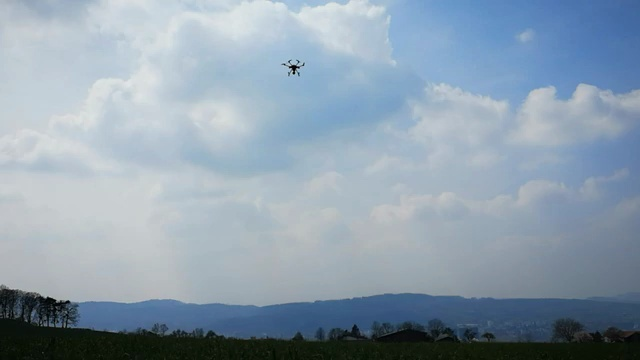
#> input picture mydetector/src/mydetector/downloads/detections/Drone Tracking 1/frame_0001.jpg, 640 x 360 px
$ python drone_tracker.py
#> lines starting #> are read from the running program, lines starting #| are printed output that depends on the picture; after the words box and inside, x2 and y2 are one past the last pixel; in counts of white or black regions, pixels touching at a corner belong together
"""Drone Tracking with Kalman Filter.

This module implements a Kalman filter-based tracking system for drones in videos.
It processes multiple videos from an input directory, applies Kalman filtering
based on provided detections, and generates output videos with tracked drone
trajectories and bounding boxes.

The module requires detection data in JPG format for each input video.

Dependencies:
- OpenCV (cv2)
- NumPy
- filterpy

Usage:
    Update the input_dir, output_dir, and detections_dir in the main() function,
    then run the script.

Author: [Your Name]
Date: [Current Date]
"""

import logging
import os
from pathlib import Path

import cv2
import numpy as np
from filterpy.common import Q_discrete_white_noise
from filterpy.kalman import KalmanFilter

# Set up logging
logging.basicConfig(
    level=logging.INFO, format="%(asctime)s - %(levelname)s - %(message)s"
)
logger = logging.getLogger(__name__)


def setup_kalman_filter():  # noqa: ANN201
    """Set up the Kalman filter for 2D tracking.

    Returns
    -------
        KalmanFilter: Initialized Kalman filter object for 2D tracking.

    The filter is set up with the following parameters:
    - 4D state vector (x, y, dx, dy)
    - 2D measurement vector (x, y)
    - Constant velocity model

    """
    kf = KalmanFilter(dim_x=4, dim_z=2)
    dt = 1.0  # time step

    kf.F = np.array(
        [[1, 0, dt, 0], [0, 1, 0, dt], [0, 0, 1, 0], [0, 0, 0, 1]]
    )  # state transition matrix

    kf.H = np.array([[1, 0, 0, 0], [0, 1, 0, 0]])  # measurement function

    kf.R = np.eye(2) * 50  # measurement noise
    kf.Q = Q_discrete_white_noise(dim=4, dt=dt, var=0.1)  # process noise

    kf.P *= 1000  # initial state uncertainty
    kf.x = np.zeros((4, 1))  # initial state estimate

    return kf


def process_video(video_path, detections, output_path) -> None:  # noqa: D417, ANN001
    """Process a single video with Kalman filter tracking.

    Args:
    ----
        video_path (str): Path to the input video file.
        detections (dict): Dictionary of detections for each frame.
        output_path (str): Path to save the processed video.

    This function applies Kalman filter tracking to the drone detections,
    draws bounding boxes and trajectories, and saves the processed video.

    """
    cap = cv2.VideoCapture(video_path)
    width = int(cap.get(cv2.CAP_PROP_FRAME_WIDTH))
    height = int(cap.get(cv2.CAP_PROP_FRAME_HEIGHT))
    fps = int(cap.get(cv2.CAP_PROP_FPS))

    fourcc = cv2.VideoWriter_fourcc(*"mp4v")
    out = cv2.VideoWriter(output_path, fourcc, fps, (width, height))

    kf = setup_kalman_filter()
    trajectory = []
    frame_count = 0

    while cap.isOpened():
        ret, frame = cap.read()
        if not ret:
            break

        if str(frame_count) in detections:
            detections_for_frame = detections[str(frame_count)]
            for detection in detections_for_frame:
                x, y, w, h = detection
                center_x, center_y = x + w / 2, y + h / 2

                if not trajectory:  # First detection
                    kf.x = np.array([[center_x], [center_y], [0], [0]])

                z = np.array([[center_x], [center_y]])
                kf.update(z)

                # Draw bounding box
                cv2.rectangle(
                    frame, (int(x), int(y)), (int(x + w), int(y + h)), (0, 255, 0), 2
                )

        kf.predict()

        estimated_x, estimated_y = kf.x[0, 0], kf.x[1, 0]
        trajectory.append((int(estimated_x), int(estimated_y)))

        # Draw trajectory
        if len(trajectory) > 1:
            cv2.polylines(frame, [np.array(trajectory)], False, (0, 0, 255), 2)  # noqa: FBT003

        out.write(frame)
        frame_count += 1

    cap.release()
    out.release()
    logger.info(f"Processed video saved to {output_path}")  # noqa: G004


def process_videos_in_directory(input_dir, output_dir, detections_dir) -> None:  # noqa: D417, ANN001
    """Process all videos in the input directory and save results to the output directory.

    Args:
    ----
        input_dir (str): Path to the directory containing input videos.
        output_dir (str): Path to the directory where processed videos will be saved.
        detections_dir (str): Path to the directory containing detection JPG frames.

    This function iterates through all videos in the input directory, loads corresponding
    detection frames, processes each video with Kalman filter tracking, and saves the
    results in the output directory.

    """
    os.makedirs(output_dir, exist_ok=True)  # noqa: PTH103

    for video_file in os.listdir(input_dir):
        if video_file.endswith(
            (".mp4", ".avi", ".mov")
        ):  # Add more video formats if needed
            video_path = Path(input_dir) / video_file
            output_path = Path(output_dir) / f"tracked_{video_file}"

            # Get the video name without extension
            video_name = video_file.rsplit(".", 1)[0]

            # Path to the directory containing detection frames for this video
            video_detections_dir = Path(detections_dir) / video_name
            logger.info(f"The frames of detection is in :{video_detections_dir}")  # noqa: G004
            if video_detections_dir.is_dir():
                detections = load_detections_from_frames(video_detections_dir)
                if detections:
                    process_video(str(video_path), detections, str(output_path))
                else:
                    logger.warning(
                        f"No valid detections found for {video_file}. Skipping."  # noqa: G004
                    )
            else:
                logger.warning(
                    f"No detection directory found for {video_file}. Skipping."  # noqa: G004
                )


def load_detections_from_frames(detections_dir):  # noqa: ANN201, ANN001
    """Load detections from JPG frames in the given directory.

    Args:
    ----
        detections_dir (Path): Path to the directory containing detection JPG frames.

    Returns:
    -------
        dict: A dictionary of detections, where keys are frame numbers and values are
        ists of [x, y, width, height] for detected objects.

    """
    detections = {}
    for frame_file in sorted(detections_dir.glob("*.jpg")):
        frame_number = int(
            frame_file.stem.split("_")[-1]
        )  # Assuming format like "frame_0001.jpg"

        # Read the frame
        frame = cv2.imread(str(frame_file))
#> frame is the input picture: shape (360, 640, 3); mean B, G, R 173.2, 158.5, 141.4

        # Here, you need to implement or call your object detection function
        # This is a placeholder and needs to be replaced with your actual detection logic
        detected_objects = detect_objects_in_frame(frame)

        if detected_objects:
            detections[str(frame_number)] = detected_objects

    return detections


def detect_objects_in_frame(frame):  # noqa: ANN201, ANN001
    """Detect objects in a single frame.

    Args:
    ----
        frame (numpy.ndarray): The input frame as a numpy array.

    Returns:
    -------
        list: A list of [x, y, width, height] for each detected object.

    """
    # This is a placeholder function
    # You need to implement your object detection logic here
    # For example, you might use a pre-trained model like YOLO or SSD
    # Return a list of detections, where each detection is [x, y, width, height]
    # Placeholder implementation (replace with your actual detection code)
    gray = cv2.cvtColor(frame, cv2.COLOR_BGR2GRAY)
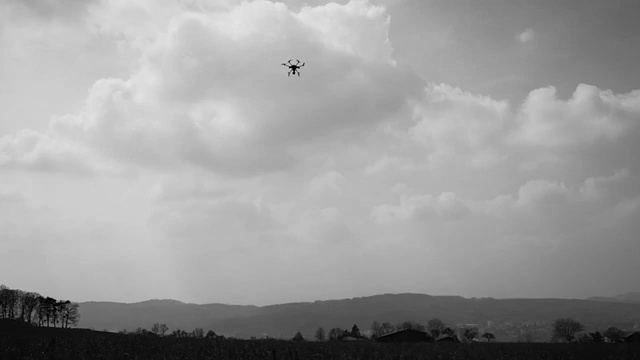
#> gray: shape (360, 640); min 0, max 229, mean 155
    _, binary = cv2.threshold(gray, 127, 255, cv2.THRESH_BINARY)
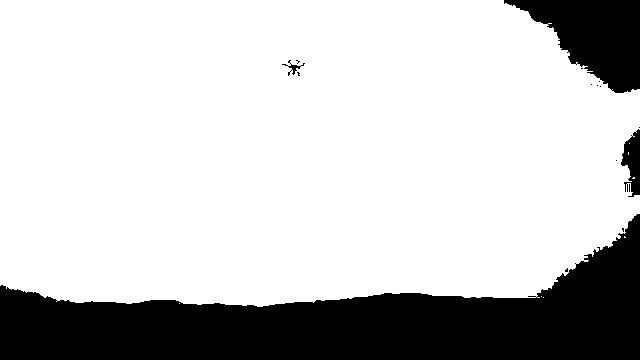
#> binary: shape (360, 640); 77.7% white; 16 black regions (12 under 20 px)
    contours, _ = cv2.findContours(binary, cv2.RETR_EXTERNAL, cv2.CHAIN_APPROX_SIMPLE)
#> contours = 8 contours, 7 with area under 20; largest, box (x1, y1, x2, y2) and area: (0, 0, 640, 307) 178282
    detections = []
    for contour in contours:
        x, y, w, h = cv2.boundingRect(contour)
        if w > 20 and h > 20:  # Adjust these thresholds as needed
            detections.append([x, y, w, h])
#> this loop made 8 passes
#> (x, y, w, h) on passes 1, 2, 3, 7, 8: (179, 303, 1, 1), (543, 297, 1, 1), (541, 296, 1, 1), (629, 143, 1, 1), (0, 0, 640, 307)
#> (contour, x, y, w, h) on passes 4 to 6: ([[624, 236], [624, 237], [625, 237]], 624, 236, 2, 2), ([[633, 177], [632, 178], [634, 178], [634, 177]], 632, 177, 3, 2), ([[628, 152], [628, 154]], 628, 152, 1, 3)
#> after the loop, detections = [[0, 0, 640, 307]]
    return detections


def main() -> None:
    """Main function to run the drone tracking system.

    This function sets up the input, output, and detections directories,
    and initiates the video processing pipeline.
    """  # noqa: D401
    input_dir = "./downloads/videos"
    output_dir = "./downloads/output/videos"
    detections_dir = "./downloads/detections"

    process_videos_in_directory(input_dir, output_dir, detections_dir)
#> in process_videos_in_directory, `detections = load_detections_from_frames(video_detections_dir)`: detections = {'1': [[0, 0, 640, 307]], '5': [[0, 0, 640, 307]], '27': [[0, 0, 640, 307]]}
#> (the call stopped at in setup_kalman_filter, `kf = KalmanFilter(dim_x=4, dim_z=2)`: filterpy is not available in this run)


if __name__ == "__main__":
    main()
